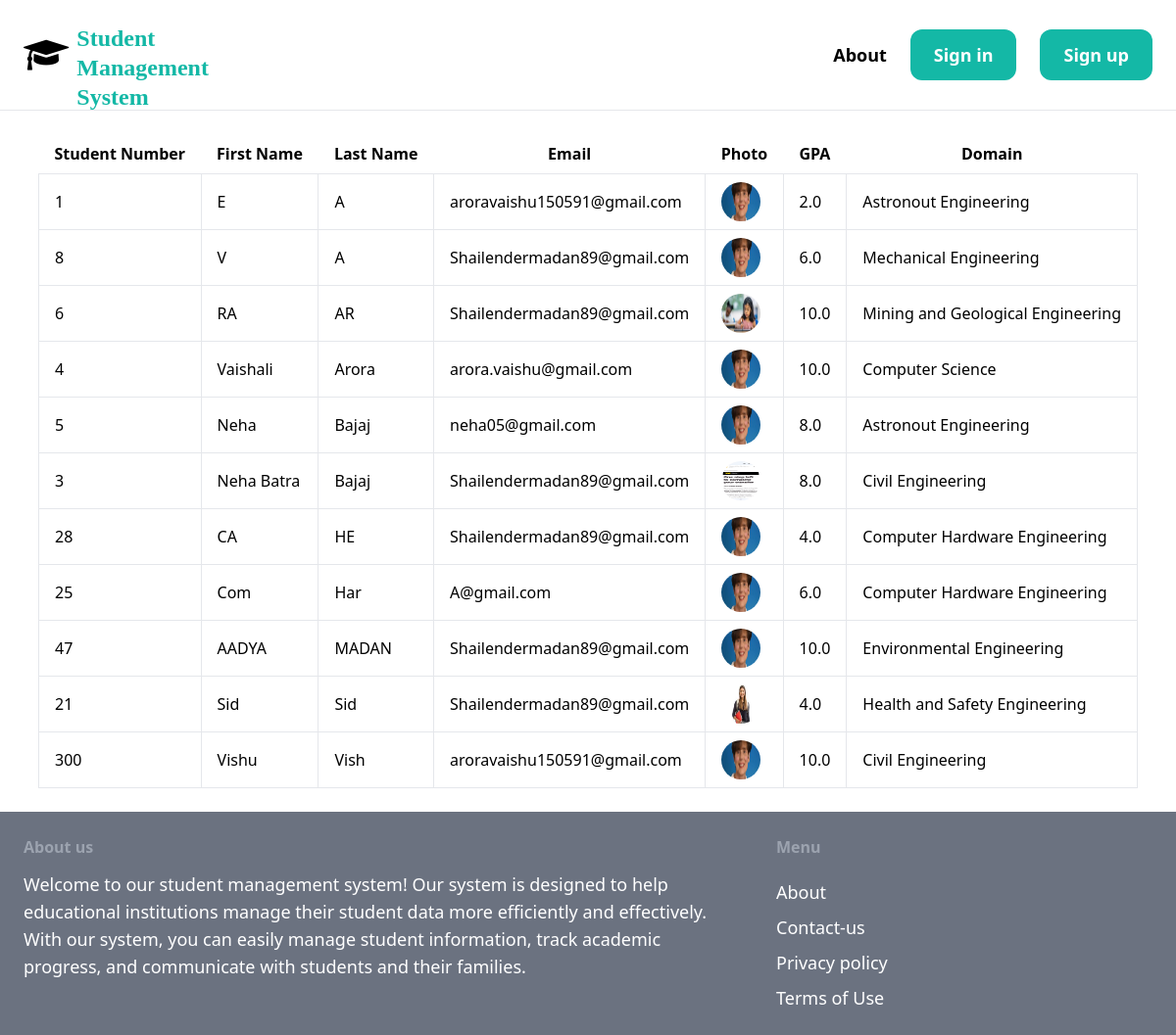
Page /list/ on the committed database.
### Student/models.py (models this page shows, shortened)
class Student(models.Model):
    stu_num = models.PositiveIntegerField()
    first_name = models.CharField(max_length=200)
    last_name = models.CharField(max_length=250)
    email = models.EmailField(max_length=100)
    image = models.ImageField(
        upload_to='student_images', null=False, blank=False, default='Student2.jpg')
    gpa = models.FloatField()
    domain = models.ForeignKey(Domain, related_name='students', on_delete=models.CASCADE)
    class Meta:
        ordering = ('last_name', 'first_name')

class Domain(models.Model):
    domain_name = models.CharField(max_length=200)
    domain_code = models.CharField(max_length=20)
    class Meta:
        ordering = ('domain_name',)
        verbose_name_plural = 'domains'
    def __str__(self):
        return self.domain_name

### Student/views.py (the view)
# urls.py: path('list/', views.student_view, name='list'),
def student_view(request):
    student_list = Student.objects.all()
    return render(request, 'Student/viewStudent.html', {'student_list': student_list})

### templates/Student/viewStudent.html (shortened to what this page needs)
{% extends 'Student/base.html' %}
{% block content %}
  {% if student_list %}
  <table class="table-auto mx-auto">
    <thead>
      <tr>
        <th class="px-4 py-2">Student Number</th>
        <th class="px-4 py-2">First Name</th>
        <th class="px-4 py-2">Last Name</th>
        <th class="px-4 py-2">Email</th>
        <th class="px-4 py-2">Photo</th>
        <th class="px-4 py-2">GPA</th>
        <th class="px-4 py-2">Domain</th>
      </tr>
    </thead>
    <tbody>
      {% for student in student_list %}
      <tr>
        <td class="border px-4 py-2"><a href="{% url 'Student:delete' student.id %}">{{ student.stu_num }}</a></td>
        <td class="border px-4 py-2"><a href="{% url 'Student:delete' student.id %}">{{ student.first_name }}</a></td>
        <td class="border px-4 py-2"><a href="{% url 'Student:delete' student.id %}">{{ student.last_name }}</a></td>
        <td class="border px-4 py-2"><a href="{% url 'Student:delete' student.id %}">{{ student.email }}</a></td>
        <td class="border px-4 py-2">
          {% if student.image %}
         <a href="{% url 'Student:delete' student.id %}"><img src="{{ student.image.url }}" class="h-10 w-10 rounded-full"></a>
          {% else %}
          No Image
          {% endif %}
        </td>
        <td class="border px-4 py-2"><a href="{% url 'Student:delete' student.id %}">{{ student.gpa }}</a></td>
        <td class="border px-4 py-2"><a href="{% url 'Student:delete' student.id %}">{{ student.domain }}</a></td>
      </tr>
      {% endfor %}
    </tbody>
  </table>
  {% else %}
  <p>No Record Found</p>
  {% endif %}
{% endblock %}

### templates/Student/base.html (shortened to what this page needs)
{%load static%}
<!DOCTYPE HTML>
<html>
    <head>
        <link rel="stylesheet" href="https://cdnjs.cloudflare.com/ajax/libs/font-awesome/4.7.0/css/font-awesome.min.css">
        <script src="https://cdn.tailwindcss.com"></script>
    </head>
    <body>
        <nav class="py-6 px-6 flex justify-between items-center border-b border-gray-200">
             <a href="#" class="flex items-center space-x-2 text-xl font-semibold">
            <i class="fa fa-graduation-cap" style="font-size: 36px;"></i>
            <span class="text-2xl w-16 h-16 leading-tight text-teal-500 font-serif">Student Management System</span>
           </a>
            <div class="space-x-6 flex items-center">
            {% if user.is_authenticated %}
    <div class="flex items-center space-x-6">
         <a href="{% url 'Student:home' %}" class="text-lg font-semibold hover:text-gray-500">Home</a>
        <a href="{% url 'Student:about' %}" class="text-lg font-semibold hover:text-gray-500">About</a>
       <a href="{% url 'Student:add' %}" class="text-lg font-semibold hover:text-gray-500">Add Student</a>
       <a href="{% url 'Student:list' %}" class="text-lg font-semibold hover:text-gray-500">View Student</a>
    </div>
    <a href="{% url 'signout' %}" class="px-6 py-3 text-lg font-semibold bg-teal-500 text-white rounded-xl hover:bg-teal-700">{{user.username}},Signout</a>
{% else %}
     <a href="{% url 'Student:about' %}" class="text-lg font-semibold hover:text-gray-500">About</a>
    <a href="{% url 'signin' %}" class="px-6 py-3 text-lg font-semibold bg-teal-500 text-white rounded-xl hover:bg-teal-700">Sign in</a>
    <a href="{% url 'Student:signup' %}" class="px-6 py-3 text-lg font-semibold bg-teal-500 text-white rounded-xl hover:bg-teal-700">Sign up</a>
{% endif %}
            </div>
        </nav>
       <div class="px-6 py-6">
            {% block content %}
            {% endblock %}
        </div>
        <footer class="py-6 px-6 flex justify-between bg-gray-500">
  <div class="w-2/3 pr-10">
    <h3 class="mb-3 font-semibold text-gray-400">About us</h3>
    <div class="font-sans leading-relaxed">
      <p class="text-lg text-white">
        Welcome to our student management system! Our system is designed to help educational institutions manage their student data more
        efficiently and effectively. With our system, you can easily manage student information, track academic progress, and communicate
        with students and their families.
      </p>
    </div>
  </div>
  <div class="w-1/3">
    <h3 class="mb-5 font-semibold text-gray-400">Menu</h3>
    <ul class="space-y-2">
      <li><a href="{% url 'Student:about' %}" class="text-lg text-white hover:text-teal-400">About</a></li>
      <li><a href="{% url 'Student:contact' %}" class="text-lg text-white hover:text-teal-400">Contact-us</a></li>
      <li><a href="{% url 'Student:privacy' %}" class="text-lg text-white hover:text-teal-400">Privacy policy</a></li>
      <li><a href="#" class="text-lg text-white hover:text-teal-400">Terms of Use</a></li>
    </ul>
  </div>
</footer>
    </body>
</html>

### rows in the picture
Student: stu_num "1", first_name "E", last_name "A", email "aroravaishu150591@gmail.com", image (picture), gpa "2.0", domain "Astronout Engineering"
Student: stu_num "8", first_name "V", last_name "A", email "Shailendermadan89@gmail.com", image (picture), gpa "6.0", domain "Mechanical Engineering"
Student: stu_num "6", first_name "RA", last_name "AR", email "Shailendermadan89@gmail.com", image (picture), gpa "10.0", domain "Mining and Geological Engineering"
Student: stu_num "4", first_name "Vaishali", last_name "Arora", email "arora.vaishu@gmail.com", image (picture), gpa "10.0", domain "Computer Science"
Student: stu_num "5", first_name "Neha", last_name "Bajaj", email "neha05@gmail.com", image (picture), gpa "8.0", domain "Astronout Engineering"
Student: stu_num "3", first_name "Neha Batra", last_name "Bajaj", email "Shailendermadan89@gmail.com", image (picture), gpa "8.0", domain "Civil Engineering"
Student: stu_num "28", first_name "CA", last_name "HE", email "Shailendermadan89@gmail.com", image (picture), gpa "4.0", domain "Computer Hardware Engineering"
Student: stu_num "25", first_name "Com", last_name "Har", email "A@gmail.com", image (picture), gpa "6.0", domain "Computer Hardware Engineering"
Student: stu_num "47", first_name "AADYA", last_name "MADAN", email "Shailendermadan89@gmail.com", image (picture), gpa "10.0", domain "Environmental Engineering"
Student: stu_num "21", first_name "Sid", last_name "Sid", email "Shailendermadan89@gmail.com", image (picture), gpa "4.0", domain "Health and Safety Engineering"
Student: stu_num "300", first_name "Vishu", last_name "Vish", email "aroravaishu150591@gmail.com", image (picture), gpa "10.0", domain "Civil Engineering"
